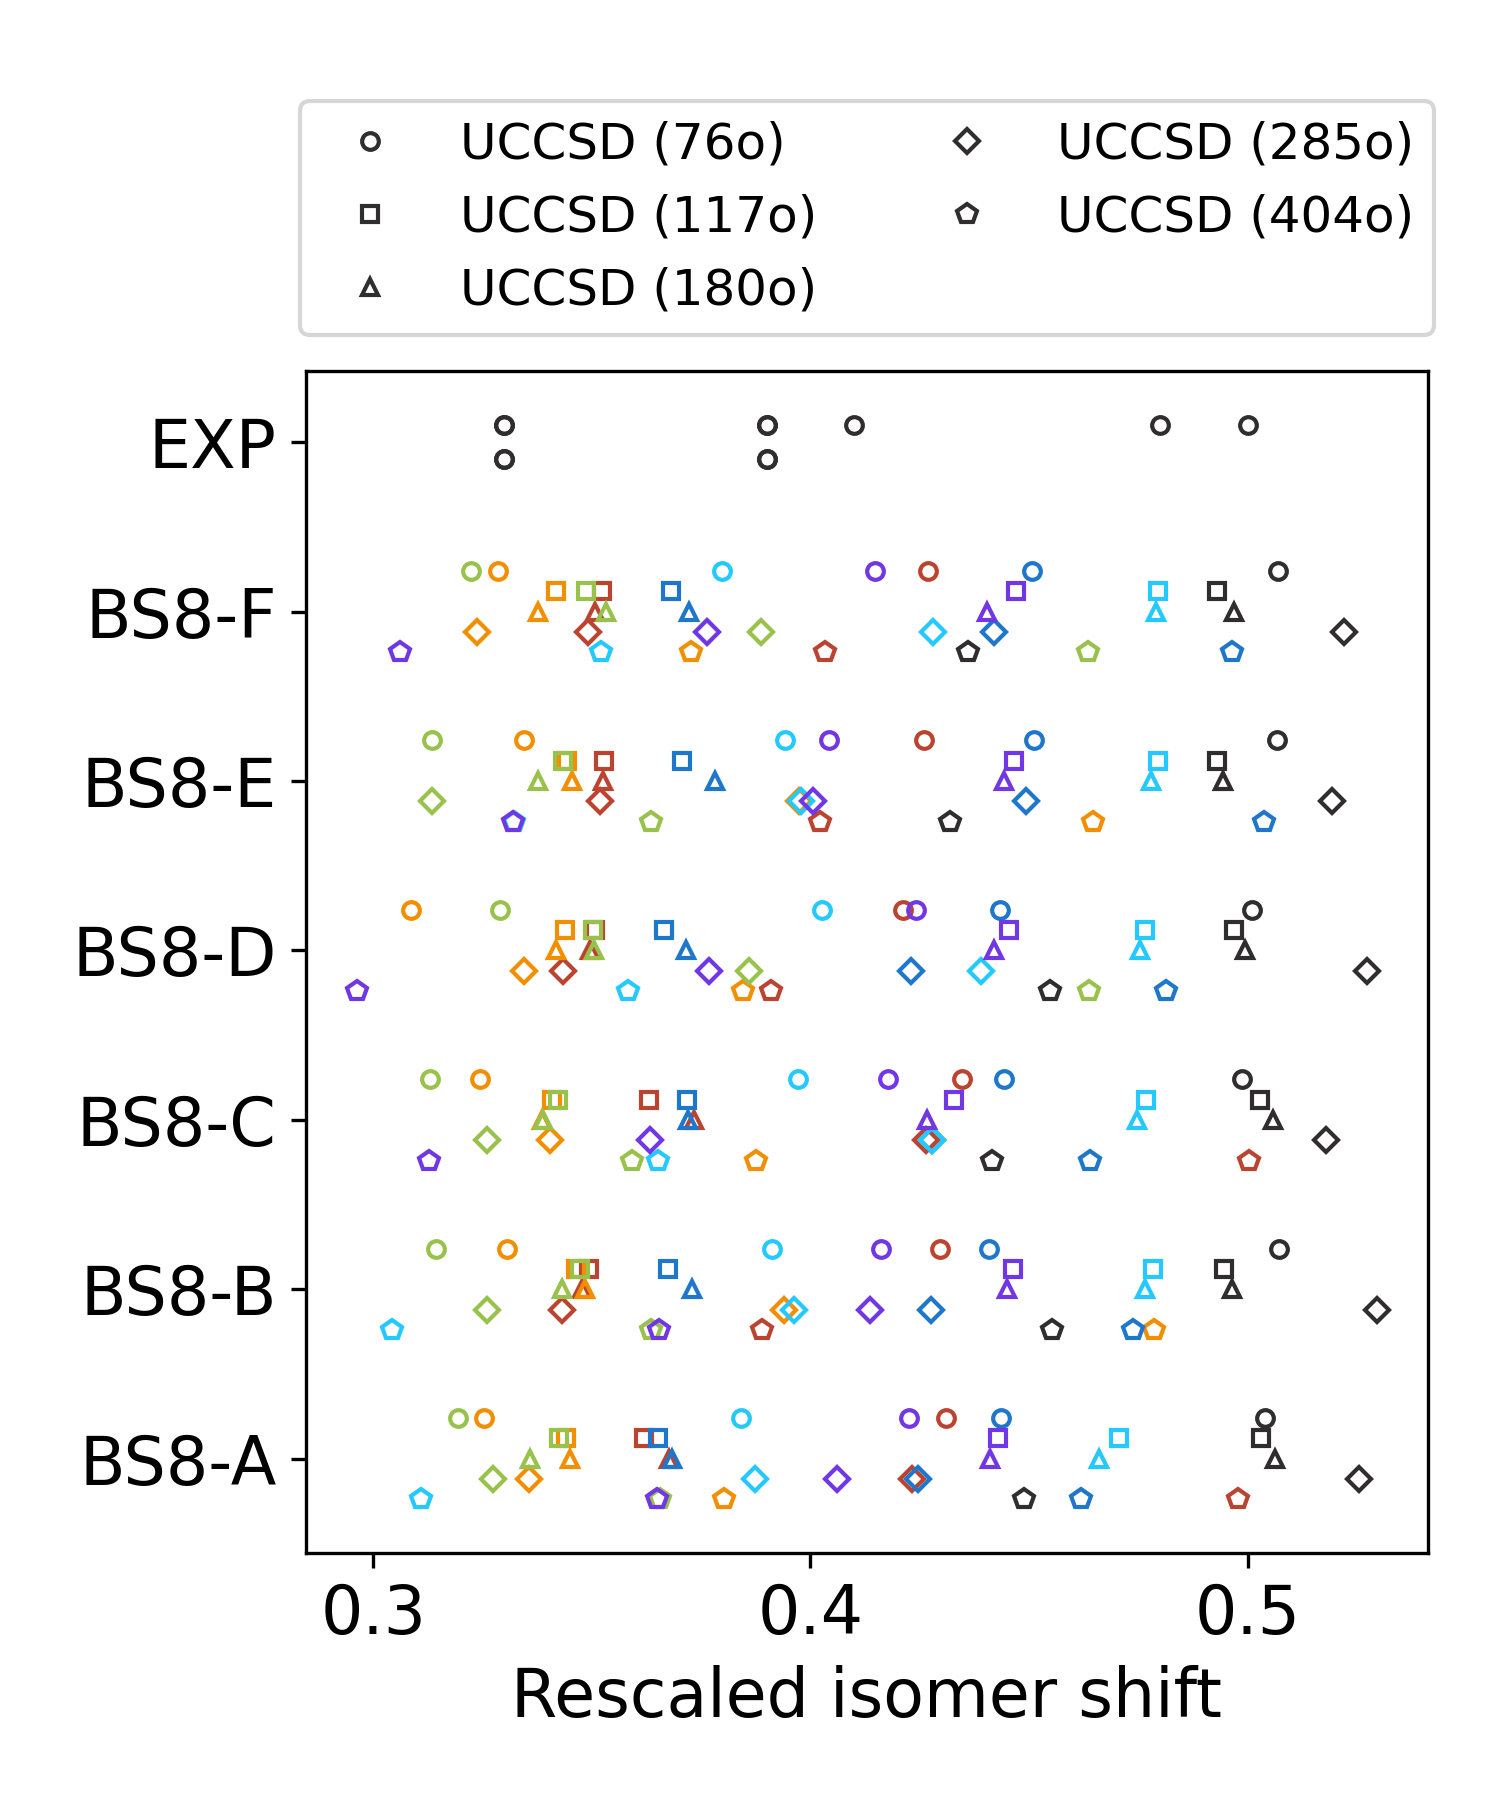

Source code (Python):
# ---------------------------------------------------------------------------
# Copyright (C) 2026 Huanchen Zhai. All Rights Reserved.
# 
# This program is free software: you can redistribute it and/or modify
# it under the terms of the GNU General Public License as published by
# the Free Software Foundation, either version 3 of the License, or
# (at your option) any later version.
# 
# This program is distributed in the hope that it will be useful,
# but WITHOUT ANY WARRANTY; without even the implied warranty of
# MERCHANTABILITY or FITNESS FOR A PARTICULAR PURPOSE.  See the
# GNU General Public License for more details.
# 
# You should have received a copy of the GNU General Public License
# along with this program.  If not, see <https://www.gnu.org/licenses/>.
# ---------------------------------------------------------------------------


import matplotlib.pyplot as plt
import numpy as np, json

plt.rcParams.update({'font.size': 16})
plt.figure(figsize=(5, 6))

data = json.load(open("../20-Data/90-colors.json", "r", encoding='utf-8'))
data |= json.load(open("../20-Data/80-bs-states.json", "r", encoding='utf-8'))
data |= json.load(open("../20-Data/01-llduc-uccsd.json", "r", encoding='utf-8'))
data |= json.load(open("../20-Data/14-large-uccsd.json", "r", encoding='utf-8'))
data |= json.load(open("../20-Data/73-expr-jacs-2000-122-4926.json", "r", encoding='utf-8'))

bs_init = data['bs']
bs_map = data['name_x']
colors = data['colors']

expr = np.array(data['expr-isomer-shift'])
expr2 = expr.copy()
expr2[np.sum(expr[:, None] == expr[None, :], axis=1) != 2] = np.nan

def align_distri(x, ref):
    return (x - x.mean()) / x.std() * ref.std() + ref.mean()

prop_uccsd = np.array([min([(x['uccsd'], x['uccsd(t)'], x['uccsd-nuc-density'][:7])
    for x in data['uccsd'][str(ix)]])[2] for ix in range(35)] )

prop_uccsd_ls = np.array([[min([(x['uccsd'], x['uccsd(t)'], x.get('uccsd-nuc-density', [0.0] * 8)[:7])
    for x in data['large_uccsd'][str(ia)][str(ix)] if 'uccsd' in x]
    + [(0, 0, [0.0] * 7)])[2] for ix in range(35)] for ia in range(4)])

ibs = [6, 7, 9][1]
inits = bs_init[ibs] if ibs != 6 else bs_init[6] + bs_init[8]

for ix, i in enumerate(inits):
    prop_uccsd[i] = align_distri(-prop_uccsd[i], expr)
    for prop in prop_uccsd_ls:
        prop[i] = align_distri(-prop[i], expr)
    for p in range(7):
        plt.plot(prop_uccsd[i, p], ix + 0.24, '', linewidth=0, marker='o', mec=colors[p], markersize=4, color=colors[p], mfc='none', label='UCCSD (76o)' if ix == 0 and p == 0 else None)
        plt.plot(prop_uccsd_ls[0][i, p], ix + 0.12, '', linewidth=0, marker='s', mec=colors[p], markersize=4, color=colors[p], mfc='none', label='UCCSD (117o)' if ix == 0 and p == 0 else None)
        plt.plot(prop_uccsd_ls[1][i, p], ix - 0.00, '', linewidth=0, marker='^', mec=colors[p], markersize=4, color=colors[p], mfc='none', label='UCCSD (180o)' if ix == 0 and p == 0 else None)
        plt.plot(prop_uccsd_ls[2][i, p], ix - 0.12, '', linewidth=0, marker='D', mec=colors[p], markersize=4, color=colors[p], mfc='none', label='UCCSD (285o)' if ix == 0 and p == 0 else None)
        plt.plot(prop_uccsd_ls[3][i, p], ix - 0.24, '', linewidth=0, marker='p', mec=colors[p], markersize=5, color=colors[p], mfc='none', label='UCCSD (404o)' if ix == 0 and p == 0 else None)
plt.plot(expr, [6 + 0.1] * 7, '', linewidth=0, marker='o', mec=colors[0], markersize=4, color=colors[0], mfc='none')
plt.plot(expr2, [6 - 0.1] * 7, '', linewidth=0, marker='o', mec=colors[0], markersize=4, color=colors[0], mfc='none')
plt.yticks([0, 1, 2, 3, 4, 5, 6], [bs_map[str(x)] for x in inits] + ['EXP'])
plt.legend(bbox_to_anchor=(0.5, 1.13), loc='center', fontsize=12, ncols=2)
plt.xlabel('Rescaled isomer shift')
plt.tight_layout()
plt.savefig('16-sm-large-pop-b-nuc-bs8.png', dpi=300)
